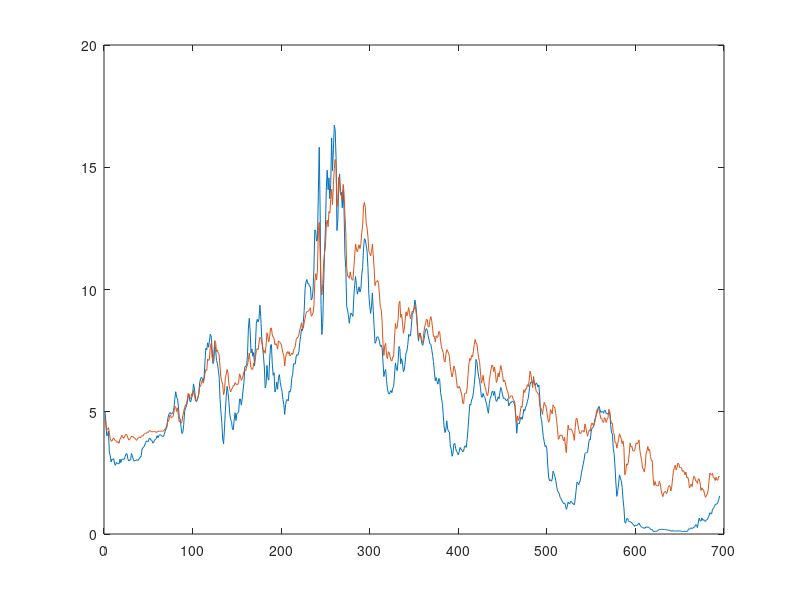
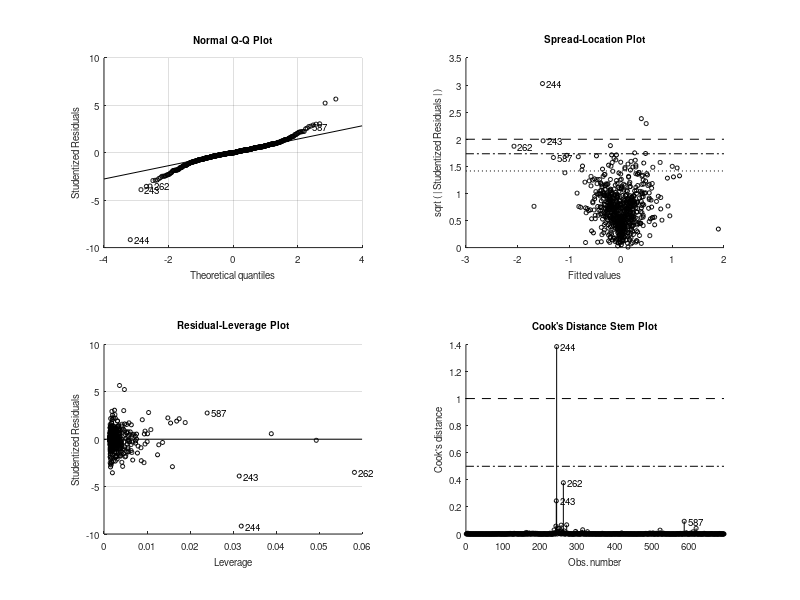

Write MATLAB code to recreate these figures, in order. (Note: this script raises an error after producing the figures.)
% Modeling longtime interest rate

clear;
clc;
load IRdata

%% Preliminary data analysis

figure(1) %plot two time series of interest
plot([interest1y,interest10y])


%% step 1: using OLS to estimate Model 2:dy=alpha +beta*dx +e

IR10y = diff(interest10y);
IR1y = diff(interest1y);
EstMdl1 = fitlm(IR10y,IR1y);
disp(EstMdl1)
ehat1 = EstMdl1.Residuals.Raw;

figure(1)
subplot(2,1,1)
plot(ehat1)

subplot(2,1,2)
autocorr(ehat1)

%% Reamarks:there exit heteroskedatsicity and autocorrelations in the
% residuals ,indicating that we neeed ARIMA model


%% step 2: using tiem-series regression models
% TS model1 : time-series regression model 

MdlTS1 = regARIMA('ARlags',1);
[EstMdLTS1,~,logLTS1] = estimate(MdlTS1,IR10y,'x',IR1y);

% TS model2 : time-series regression model with MA(2) errors

MdlTS2 = regARIMA('MAlags',1);
[EstMdLTS2,~,logLTS2] = estimate(MdlTS2,IR10y,'x',IR1y);

% TS model3 : time-series regression model with ARMA(1,1) errors

MdlTS3 = regARIMA('ARlags',1,'MAlags',1);
[EstMdLTS3,~,logLTS3] = estimate(MdlTS3,IR10y,'x',IR1y);

%%%%compare these three TS models using likelihood ratio test 
% compare TS1 with TS3

[h1,pValue1] = lratiotest(logLTS3,logLTS1,1);

% Comments: We need to reject the null hypothesis so the unrestricted model
% performs better, we prefer the TS3

% compare TS2 with TS3

[h2,pValue2] = lratiotest(logLTS3,logLTS1,1);

% Comments: We need to reject the null hypothesis so the unrestricted model
% performs better, we prefer the TS3

% ActualLy we don't need compare TS1 and TS2.AIC an dbic FOR TS2 and TS1

[aicTS1,bicTS1] = aicbic(logLTS1,5,size(IR10y,1));
[aicTS2,bicTS2] = aicbic(logLTS2,5,size(IR10y,1));

% display the results

display([h1,pValue1;h2,pValue2;aicTS1,bicTS1;aicTS2,bicTS2])

%%% It seems that the model with ARMA(1,1) ERROR TERM PERFORMS BETTER THAN THE

%%% take a look at the residuals

[E,U,V] = infer(EstMdLTS3,IR10y,'x',IR1y);

figure(2)
subplot(2,1,1)
plot(E)

subplot(2,1,2)
plot(V)

%% heteroskedaticity and autocorrelation consistent covariance estimate

EstCovHC = hac(IR1y,IR10y,'type','HC');
EstCovHAC = hac(IR1y,IR10y);

stdhc = sqrt(diag(EstCovHC));
stdhac = sqrt(diag(EstCovHAC));

%%% the HC/HAC corrected standard deviations of beta are higher than the
%%% OLS standard deviation

